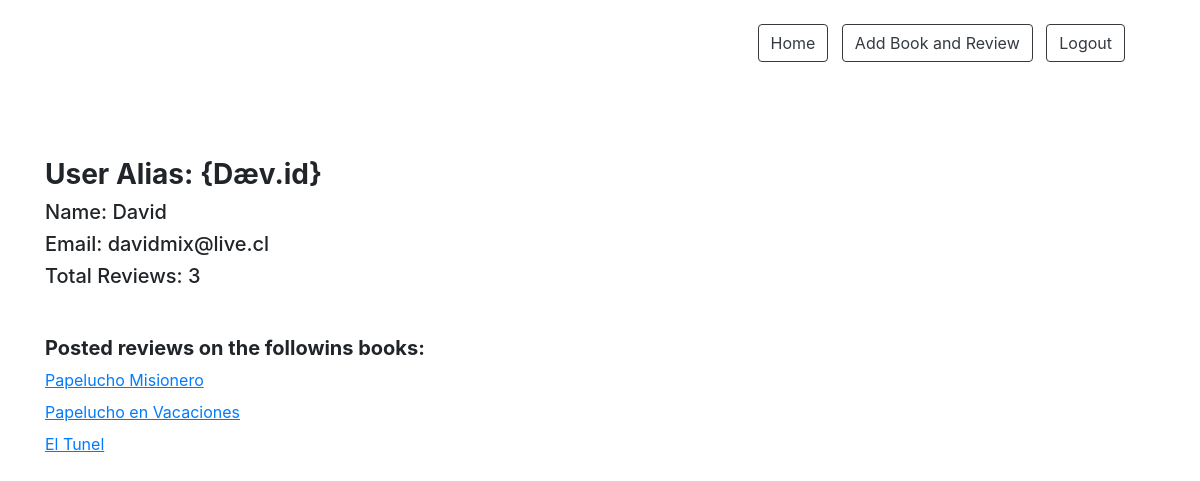
The page /users/2 on the database its author committed.
### login/models.py (models this page shows)
class User(models.Model):
    id = models.AutoField(primary_key=True)
    nombre = models.CharField(max_length=40)
    alias = models.CharField(max_length=40)
    email = models.CharField(max_length=40)
    password = models.CharField(max_length=20)
    rol = models.PositiveIntegerField(default=1)
    created_at = models.DateTimeField(auto_now_add=True)
    updated_at = models.DateTimeField(auto_now=True)
    objects = UserManager()

class Libro(models.Model):
    id = models.AutoField(primary_key=True)
    titulo = models.CharField(max_length=40)
    autor = models.ForeignKey(Autor, on_delete=CASCADE, related_name="libros")

### login/views.py (the view)
# urls.py: path('users/<int:user_id>', views.view_user, name='view_user'),
def view_user(request, user_id):
    usuario = User.objects.get(id = user_id)
    dict_review = Review.objects.filter(usuario = usuario).values('libro').annotate(total=Count('libro'))
    arreglo_libros = []
    for rev in dict_review:
        arreglo_libros.append(
            Libro.objects.filter(id = rev['libro'])
        )
    context = {
        'user': usuario,
        'rev_count': Review.objects.filter(usuario = usuario).count(),
        'reviews': arreglo_libros,
            }
    return render(request, 'user.html', context)

### login/templates/user.html (shortened to what this page needs)
<!DOCTYPE html>
<html lang="en">
<head>
    {% load static %}
    <link rel="stylesheet" href="https://cdn.jsdelivr.net/npm/bootstrap@4.6.0/dist/css/bootstrap.min.css">
</head>
<body>
    <div class="container my-4">
        <div class="container-fluid mb-5">
            <div class="container text-right">
                <a class="btn btn-outline-dark" href="/">Home</a> &nbsp;
                <a class="btn btn-outline-dark" href="{% url 'agregar' %}">Add Book and Review</a> &nbsp;
                <a href="{% url 'logout' %}" class="btn btn-outline-dark">Logout</a>
            </div>
        </div>
        <div class="row mb-5">
            <div class="col-7">
                <h3 class="mt-5 mb-2"><strong>User Alias: {{user.alias}}</strong></h3>
                <h5 class="mb-2">Name: {{user.nombre}}</h5>
                <h5 class="mb-2">Email: {{user.email}}</h5>
                <h5 class="mb-5">Total Reviews: {{rev_count}}</h5>
                <h5><strong>Posted reviews on the followins books: </strong></h5>
                {% for review in reviews %}
                <p class="w-75 mb-2">
                    <a href=""><u>{{review.0.titulo}}</u></a>
                </p>
                {% endfor %}
            </div>
        </div>
    </div>
</body>
</html>

### rows shown on the page
User: alias "{Dæv.id}", nombre "David", email "davidmix@live.cl"
Libro: titulo "Papelucho Misionero"
Libro: titulo "Papelucho en Vacaciones"
Libro: titulo "El Tunel"

### other values the page prints
{{ rev_count }} "3"
